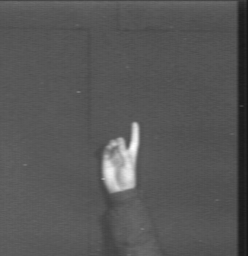
#> input picture resource/examples/d19.tif, 248 x 256 px
$ python -i preprocessing.py   (imports and definitions only)   (older library calls are emulated)
#> lines starting #> are read from the running program, lines starting #| are printed output that depends on the picture; after the words box and inside, x2 and y2 are one past the last pixel; in counts of white or black regions, pixels touching at a corner belong together
import cv2
import numpy as np

from exceptions.exceptions import NoRoiFound, NoContoursFound
from preprocessing.hog import get_hog


def extract_descriptors(imgs):
    return [extract_descriptor(img) for img in imgs]


def extract_descriptor(img):
    return get_hog(img).astype(dtype=np.uint8)


# [56 lines left out: functions preprocesss, preprocess, get_longest_contours, get_roi, not called in this run]

>>> import cv2
>>> picture = cv2.cvtColor(cv2.imread('../../resource/examples/d19.tif'), cv2.COLOR_BGR2RGB)
#> picture is the input picture: shape (256, 248, 3); min 22, max 255, mean 87
>>> result = preprocess(picture)
#> in preprocess, `img_resized = cv2.resize(img, im_size)`:
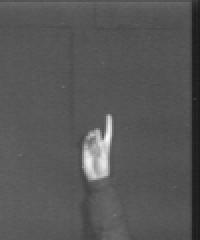
#> img_resized: shape (120, 100, 3) (shown 2 times larger); min 27, max 251, mean 86.9
#> in get_roi, `_, img_binary = cv2.threshold(img, 128, 255, cv2.THRESH_BINARY)`:
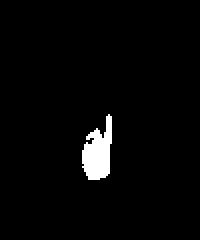
#> img_binary: shape (120, 100) (shown 2 times larger); 2.7% white; 1 white region, box (x1, y1, x2, y2) and area: (41, 57, 56, 90) 321
#> in get_roi, `img_edges = cv2.Canny(img_binary, threshold1=50, threshold2=100)`:
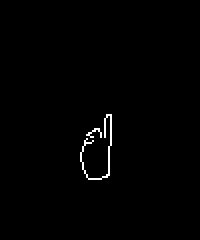
#> img_edges: shape (120, 100) (shown 2 times larger); 0.78% white in thin lines or dots, all inside (x1, y1, x2, y2) = (40, 57, 56, 90)
#> in get_roi, `_, contours, _ = cv2.findContours(img_edges, cv2.RETR_TREE, cv2.CHAIN_..`: contours = 2 contours, all with area under 20
#> in get_roi, `largest_contour = contours[np.argmax([cv2.contourArea(c) for c in cont..`: largest_contour = contour of 51 points, box (x1, y1, x2, y2) (40, 57, 56, 90), area 4
#> in get_roi, `x, y, w, h = cv2.boundingRect(largest_contour)`: x = 40; y = 57; w = 16; h = 33
#> in preprocess, `roi = cv2.resize(roi, roi_size)`:
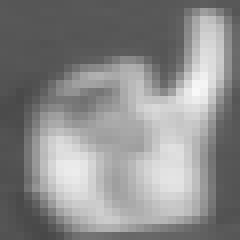
#> roi: shape (30, 30) (shown 8 times larger); min 72, max 248, mean 138.3
